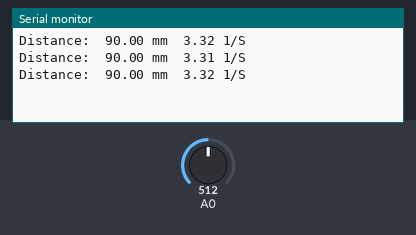
The sketch below on a simulated Arduino Uno, built with avr-gcc and run on an emulated ATmega328P. Parts: the last lines printed to the serial monitor. Inputs (shaded band) come from the test bench; at power-on: A0 = 512.

Above: at 1.2 s.
1.3 s: A0 set to 716
At 1.41 s:
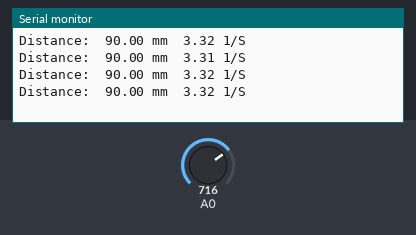
2.8 s: A0 set to 900
At 6.24 s:
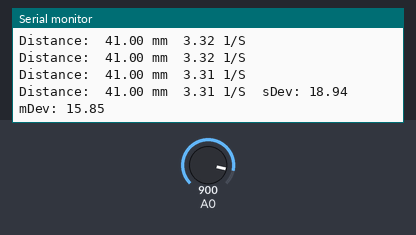
Timing chart, 0 to 7.7 s (numbered marks = the images above; inputs shaded):
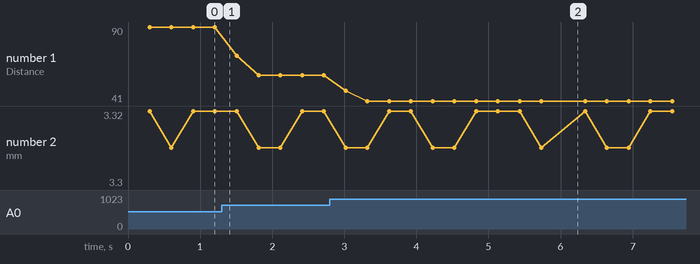

Measured:
- after the input at 2.8 s, the serial monitor: prints a new line after 0.22 s (image 2)
- plotted number 1: 90 → 58 after the input at 1.3 s, 58 → 41 after the input at 2.8 s

The sketch:

SharpDistSens_01.ino
```cpp
/*
 * Sharp GP2Y0A21YK0F distance sensor
 *
 * A0 - analog signal pin
 *
 * Formula 1.
 * d = 5461 / (ADC - 17) - 2, cm
 * http://home.roboticlab.eu/ru/examples/sensor/ir_distance
 *
 * Formula 2.
 * https://robotclass.ru/tutorials/arduino-distance-optical-sensor/
 *
 * Formula 3.
 * value1 = analogRead(IRpin);
 * float volts = analogRead(IRpin)*0.0048828125;  // Convert the analog value into the voltage
 * int distance=32*pow(volts,-1.10);              // then the voltage into the distance in cm *
 * https://3d-diy.ru/wiki/arduino-datchiki/infrakrasnyj-datchik-rasstojanija/
 *
 */

// #include <math.h>

uint8_t filterN   = 5;
uint8_t sN (0);
const int samplNumber (20);
float Dist[samplNumber] = {};

float meanDist (0), standDev (0), mDev (0);

void setup() {


  Serial.begin(38400);


}

void loop() {
  unsigned long int measTime_mS(millis());
  float distance_mm(0);

  if ( filterN > 1 ) {
    for ( uint8_t i = 0; i < filterN; i++ ) {
      distance_mm += 54610 / (analogRead(A0) - 17) - 20;
      delay(50);
      }
    distance_mm /= filterN;
  } else {
    distance_mm = 54610 / (analogRead(A0) - 17) - 20;
  }
  delay(50);

  standDev += distance_mm;        // Sum of samples
  Dist[sN] = distance_mm;         // Array of samples
  sN++;
  if ( sN == samplNumber ) {      // End of samples count
    sN = 0;
    meanDist = standDev / samplNumber;    // Mean value
    standDev = standDeviation( Dist, meanDist );
    mDev = Deviation( Dist, meanDist );
    }

  Serial.print("Distance:\t");  Serial.print(distance_mm);  Serial.print(" mm\t"); /*Serial.print(millis() - measTime_mS);
  Serial.print("  pro Sec: ");*/ Serial.print(1000 / ((float)millis() - (float)measTime_mS) ); Serial.print(" 1/S");

  if ( sN == 0 ) {
    Serial.print("\tsDev: "); Serial.print(standDev); Serial.print("\tmDev: "); Serial.print(mDev);
    standDev = 0;
    }

  Serial.println();

}

float standDeviation(float D[samplNumber], float mean ) {
  float Dev[samplNumber] = {};
  float sDev(0);                                  // Satndart deviation
  for ( uint8_t i = 0; i < samplNumber; i++ ) {
    Dev[i] = D[i] - mean;                         // Deviation from the mean
    Dev[i] *= Dev[i];                             // Squer of the deviation
    sDev += Dev[i];                               // Sum of squers
    }
    return sqrt( sDev /= samplNumber );           // Squer root from the sum
  }

float Deviation(float D[samplNumber], float mean ) {
  float Dev[samplNumber] = {};
  float mDev(0);                                   // Satndart deviation
  for ( uint8_t i = 0; i < samplNumber; i++ ) {
    Dev[i] = D[i] - mean;                         // Deviation from the mean
    if ( Dev[i] < 0 ) Dev[i] = - Dev[i];
    mDev += Dev[i];                                // Sum of positive deviation values
    }
    return mDev /= samplNumber;                    // mean Deviation
  }
```
